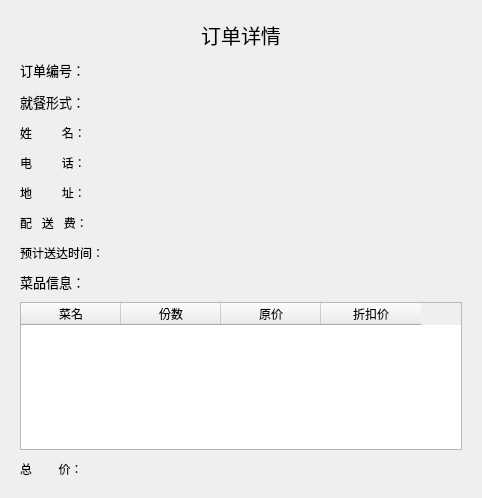
<?xml version="1.0" encoding="UTF-8"?>
<ui version="4.0">
 <class>OrderTakeForm</class>
 <widget class="QWidget" name="OrderTakeForm">
  <property name="geometry">
   <rect>
    <x>0</x>
    <y>0</y>
    <width>482</width>
    <height>498</height>
   </rect>
  </property>
  <property name="windowTitle">
   <string>Form</string>
  </property>
  <layout class="QVBoxLayout" name="verticalLayout">
   <property name="spacing">
    <number>10</number>
   </property>
   <property name="leftMargin">
    <number>20</number>
   </property>
   <property name="topMargin">
    <number>20</number>
   </property>
   <property name="rightMargin">
    <number>20</number>
   </property>
   <property name="bottomMargin">
    <number>20</number>
   </property>
   <item>
    <widget class="QLabel" name="label_6">
     <property name="sizePolicy">
      <sizepolicy hsizetype="Preferred" vsizetype="Preferred">
       <horstretch>0</horstretch>
       <verstretch>0</verstretch>
      </sizepolicy>
     </property>
     <property name="font">
      <font>
       <pointsize>15</pointsize>
      </font>
     </property>
     <property name="layoutDirection">
      <enum>Qt::LeftToRight</enum>
     </property>
     <property name="text">
      <string>订单详情</string>
     </property>
     <property name="alignment">
      <set>Qt::AlignCenter</set>
     </property>
     <property name="wordWrap">
      <bool>false</bool>
     </property>
    </widget>
   </item>
   <item>
    <layout class="QGridLayout" name="gridLayout">
     <property name="verticalSpacing">
      <number>12</number>
     </property>
     <item row="5" column="2">
      <widget class="QLabel" name="phoneNumber">
       <property name="text">
        <string/>
       </property>
      </widget>
     </item>
     <item row="7" column="0">
      <widget class="QLabel" name="label_9">
       <property name="sizePolicy">
        <sizepolicy hsizetype="Fixed" vsizetype="Preferred">
         <horstretch>0</horstretch>
         <verstretch>0</verstretch>
        </sizepolicy>
       </property>
       <property name="text">
        <string>配   送   费：</string>
       </property>
      </widget>
     </item>
     <item row="4" column="0">
      <widget class="QLabel" name="label_10">
       <property name="sizePolicy">
        <sizepolicy hsizetype="Fixed" vsizetype="Preferred">
         <horstretch>0</horstretch>
         <verstretch>0</verstretch>
        </sizepolicy>
       </property>
       <property name="text">
        <string>姓         名：</string>
       </property>
      </widget>
     </item>
     <item row="8" column="0">
      <widget class="QLabel" name="label_12">
       <property name="sizePolicy">
        <sizepolicy hsizetype="Fixed" vsizetype="Preferred">
         <horstretch>0</horstretch>
         <verstretch>0</verstretch>
        </sizepolicy>
       </property>
       <property name="text">
        <string>预计送达时间：</string>
       </property>
      </widget>
     </item>
     <item row="5" column="0">
      <widget class="QLabel" name="label_8">
       <property name="sizePolicy">
        <sizepolicy hsizetype="Fixed" vsizetype="Preferred">
         <horstretch>0</horstretch>
         <verstretch>0</verstretch>
        </sizepolicy>
       </property>
       <property name="text">
        <string>电         话：</string>
       </property>
      </widget>
     </item>
     <item row="0" column="0">
      <widget class="QLabel" name="label">
       <property name="sizePolicy">
        <sizepolicy hsizetype="Fixed" vsizetype="Preferred">
         <horstretch>0</horstretch>
         <verstretch>0</verstretch>
        </sizepolicy>
       </property>
       <property name="font">
        <font>
         <pointsize>10</pointsize>
        </font>
       </property>
       <property name="text">
        <string>订单编号：</string>
       </property>
      </widget>
     </item>
     <item row="7" column="2">
      <widget class="QLabel" name="takeFee">
       <property name="text">
        <string/>
       </property>
      </widget>
     </item>
     <item row="0" column="2">
      <widget class="QLabel" name="orderNumber">
       <property name="text">
        <string/>
       </property>
      </widget>
     </item>
     <item row="8" column="2">
      <widget class="QLabel" name="time">
       <property name="text">
        <string/>
       </property>
      </widget>
     </item>
     <item row="1" column="0">
      <widget class="QLabel" name="label_2">
       <property name="sizePolicy">
        <sizepolicy hsizetype="Fixed" vsizetype="Preferred">
         <horstretch>0</horstretch>
         <verstretch>0</verstretch>
        </sizepolicy>
       </property>
       <property name="font">
        <font>
         <pointsize>10</pointsize>
        </font>
       </property>
       <property name="text">
        <string>就餐形式：</string>
       </property>
      </widget>
     </item>
     <item row="4" column="2">
      <widget class="QLabel" name="name">
       <property name="text">
        <string/>
       </property>
      </widget>
     </item>
     <item row="1" column="2">
      <widget class="QLabel" name="mealFormat">
       <property name="sizePolicy">
        <sizepolicy hsizetype="Preferred" vsizetype="Preferred">
         <horstretch>0</horstretch>
         <verstretch>0</verstretch>
        </sizepolicy>
       </property>
       <property name="text">
        <string/>
       </property>
      </widget>
     </item>
     <item row="6" column="0">
      <widget class="QLabel" name="label_7">
       <property name="sizePolicy">
        <sizepolicy hsizetype="Fixed" vsizetype="Preferred">
         <horstretch>0</horstretch>
         <verstretch>0</verstretch>
        </sizepolicy>
       </property>
       <property name="text">
        <string>地         址：</string>
       </property>
      </widget>
     </item>
     <item row="6" column="2">
      <widget class="QLabel" name="address">
       <property name="text">
        <string/>
       </property>
      </widget>
     </item>
    </layout>
   </item>
   <item>
    <widget class="QLabel" name="label_4">
     <property name="sizePolicy">
      <sizepolicy hsizetype="Minimum" vsizetype="Preferred">
       <horstretch>0</horstretch>
       <verstretch>0</verstretch>
      </sizepolicy>
     </property>
     <property name="font">
      <font>
       <pointsize>10</pointsize>
      </font>
     </property>
     <property name="text">
      <string>菜品信息：</string>
     </property>
    </widget>
   </item>
   <item>
    <widget class="QTableWidget" name="tableWidget">
     <column>
      <property name="text">
       <string>菜名</string>
      </property>
     </column>
     <column>
      <property name="text">
       <string>份数</string>
      </property>
     </column>
     <column>
      <property name="text">
       <string>原价</string>
      </property>
     </column>
     <column>
      <property name="text">
       <string>折扣价</string>
      </property>
     </column>
    </widget>
   </item>
   <item>
    <layout class="QHBoxLayout" name="horizontalLayout_8">
     <item>
      <widget class="QLabel" name="label_11">
       <property name="sizePolicy">
        <sizepolicy hsizetype="Fixed" vsizetype="Preferred">
         <horstretch>0</horstretch>
         <verstretch>0</verstretch>
        </sizepolicy>
       </property>
       <property name="text">
        <string>总        价：</string>
       </property>
      </widget>
     </item>
     <item>
      <widget class="QLabel" name="sumMoney">
       <property name="text">
        <string/>
       </property>
      </widget>
     </item>
    </layout>
   </item>
  </layout>
 </widget>
 <resources/>
 <connections/>
</ui>
